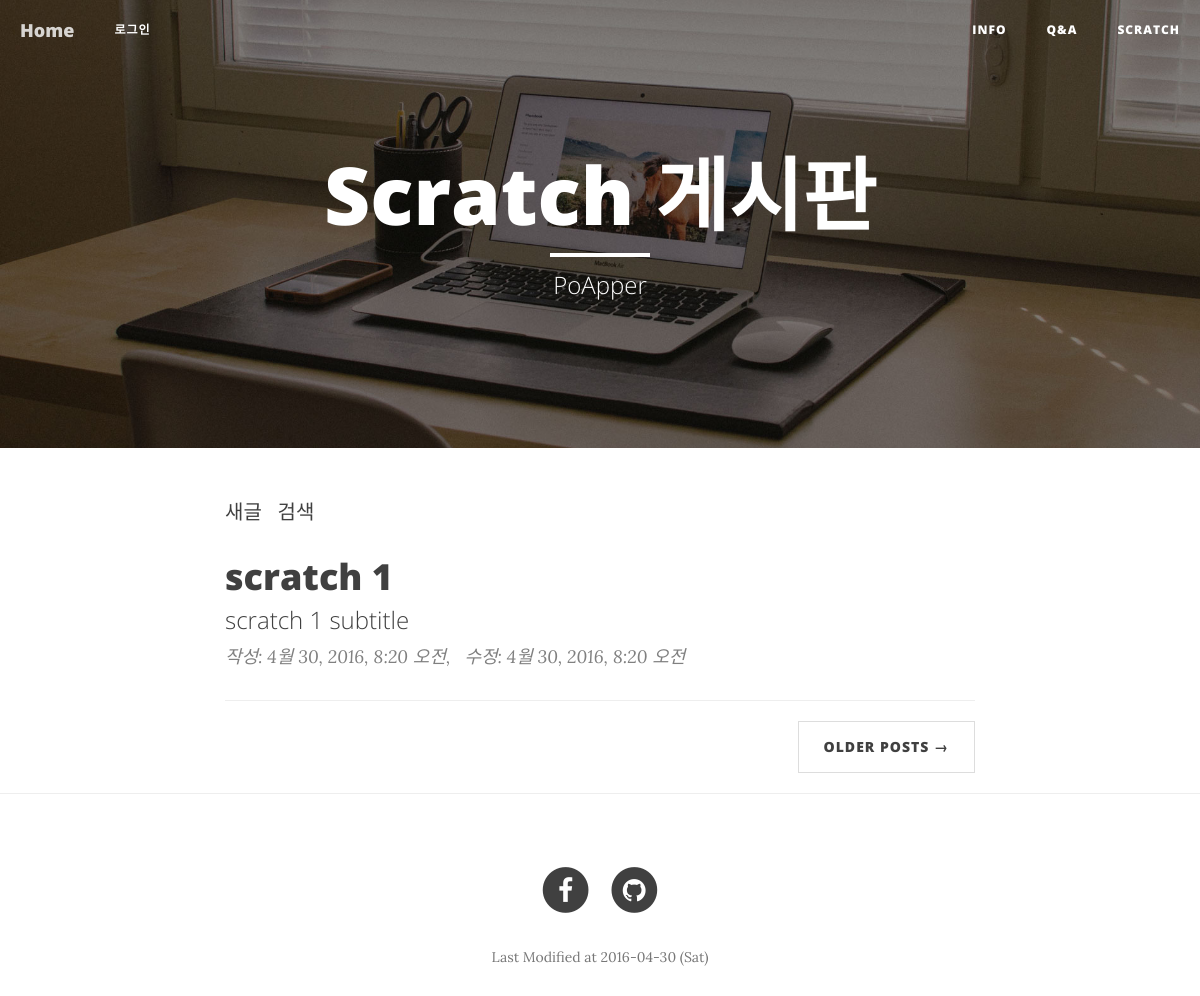
/scratch/, run on the app's committed database.
### scratch/models.py (models this page shows, shortened)
class Post(models.Model):
	title = models.CharField(max_length=200)
	subtitle = models.CharField(max_length=100, blank=True, null=True)
	content = models.TextField(blank=True, null=True)
	created_at = models.DateTimeField(auto_now_add=True)
	updated_at = models.DateTimeField(auto_now=True)

### scratch/views.py (the view)
# urls.py: url(r'^scratch/$', 'scratch.views.show_main'),
def show_main(request):
	post_list = Post.objects.all().order_by('-created_at')
	return render(request, 'scratch/main.html', {'post_list':post_list})

### templates/scratch/main.html (shortened to what this page needs)
{% extends "base.html" %}
{% load staticfiles %}
{% block content %}
<header class="intro-header" style='background-image: url("{% static 'img/home-bg.jpg' %}")'>
	<div class="container">
		<div class="row">
			<div class="col-lg-8 col-lg-offset-2 col-md-10 col-md-offset-1">
				<div class="site-heading">
					<h1>Scratch 게시판</h1>
					<hr class="small">
					<span class="subheading">PoApper</span>
				</div>
			</div>
		</div>
	</div>
</header>
<div class="container">
	<div class="row">
		<div class="col-lg-8 col-lg-offset-2 col-md-10 col-md-offset-1">
			<a href="http://ubuntu.poapper.com:7778/admin/scratch/post/add/">새글</a> &nbsp; <a href="http://ubuntu.poapper.com:7778/admin/scratch/post/">검색</a>
			<div class="post-preview">
				{% for post in post_list %}
				<a href="{% url 'scratch.views.post_detail' post.pk %}">
					<h2 class="post-title">
						{{ post.title }}
					</h2>
					<h3 class="post-subtitle">
						{{ post.subtitle }}
					</h3>
				</a>
				<p class="post-meta">작성: {{ post.created_at }},&nbsp;&nbsp; 수정: {{ post.updated_at }}</p>
				<hr>
				{% endfor %}
			</div>
			<ul class="pager">
				<li class="next">
					<a href="#">Older Posts &rarr;</a>
				</li>
			</ul>
		</div>
	</div>
</div>
{% endblock %}

### data on the page
Post: title "scratch 1", subtitle "scratch 1 subtitle", created_at "4월 30, 2016, 8:20 오전", updated_at "4월 30, 2016, 8:20 오전"
